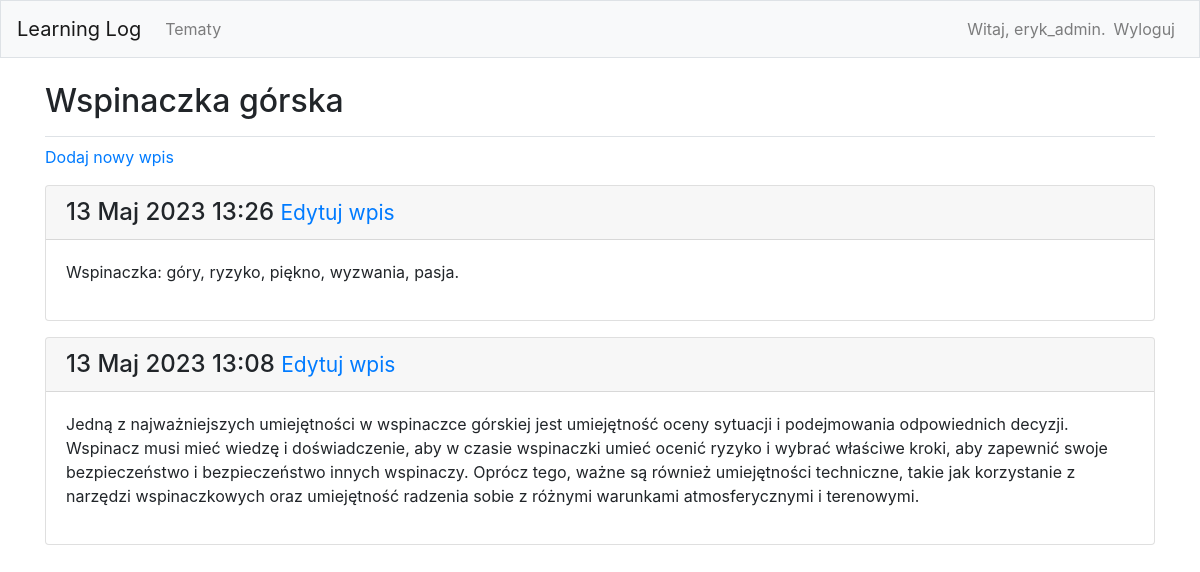
The page /topics/2/ (signed in) on the database its author committed.
### learning_logs/models.py (models this page shows, shortened)
class Topic(models.Model):
	text = models.CharField(max_length=200)
	date_added = models.DateTimeField(auto_now_add=True)
	owner = models.ForeignKey(User, on_delete=models.CASCADE)
	def __str__(self):
		return self.text

class Entry(models.Model):
	topic = models.ForeignKey(Topic, on_delete=models.CASCADE)
	text = models.TextField()
	date_added = models.DateTimeField(auto_now_add=True)
	class Meta:
		verbose_name_plural = 'entries'

### learning_logs/views.py (the view)
# urls.py: path('topics/<int:topic_id>/', views.topic, name='topic'),
@login_required
def topic(request, topic_id):
    topic = Topic.objects.get(id=topic_id)
    check_topic_owner(request, topic)
    entries = topic.entry_set.order_by('-date_added')
    context = {'topic': topic, 'entries': entries}
    return render(request, 'learning_logs/topic.html', context)

### learning_logs/views.py (called while the page is built)
def check_topic_owner(request, topic):
    if topic.owner != request.user:
        raise Http404

### learning_logs/templates/learning_logs/topic.html (shortened to what this page needs)
{% extends 'learning_logs/base.html' %}
{% block page_header %}
  <h2>{{ topic }}</h2>
{% endblock page_header %}
{% block content %}
<p>
  <a href="{% url 'learning_logs:new_entry' topic_id=topic.id %}">Dodaj nowy wpis</a>
</p>
{% for entry in entries %}
  <div class="card mb-3">
    <h4 class="card-header">
      {{ entry.date_added|date:'d M Y H:i' }}
        <small><a href="{% url 'learning_logs:edit_entry' entry.id %}">Edytuj
        wpis</a></small>
    </h4>
    <div class="card-body">
      {{ entry.text|linebreaks }}
    </div>
  </div>
{% empty %}
  <li>Nie ma jeszcze żadnego wpisu.</li>
{% endfor %}
{% endblock content %}

### learning_logs/templates/learning_logs/base.html (shortened to what this page needs)
{% load bootstrap4 %}
<!doctype html>
<html lang="pl">
  <head>
    {% bootstrap_css %}
  </head>
  <body>
    <nav class="navbar navbar-expand-md navbar-light bg-light mb-4 border">
      <a class="navbar-brand" href="{% url 'learning_logs:index' %}">
          Learning Log</a>
    <div class="collapse navbar-collapse" id="navbarCollapse">
      <ul class="navbar-nav mr-auto">
        <li class="nav-item">
          <a class="nav-link" href="{% url 'learning_logs:topics'%}">
            Tematy</a></li>
      </ul>
      <ul class="navbar-nav ml-auto">
        {% if user.is_authenticated %}
          <li class="nav-item">
            <span class="navbar-text">Witaj, {{ user.username }}.</span>
          </li>
          <li class="nav-item">
            <a class="nav-link" href="{% url 'users:logout' %}">Wyloguj</a>
          </li>
        {% endif %}
      </ul>
    </div>
  </nav>
  <main role="main" class="container">
  <div class="pb-2 mb-2 border-bottom">
    {% block page_header %}{% endblock page_header %}
  </div>
  <div>
    {% block content %}{% endblock content %}
  </div>
  </main>
  </body>
</html>

### rows shown on the page
Topic: text "Wspinaczka górska"
Entry: date_added "13 Maj 2023 13:26", text "Wspinaczka: góry, ryzyko, piękno, wyzwania, pasja."
Entry: date_added "13 Maj 2023 13:08", text "Jedną z najważniejszych umiejętności w wspinaczce górskiej jest umiejętność oceny sytuacji i podejmowania odpowiednich decyzji. Wspinacz musi mieć wiedzę i doświadczenie, aby w czasie wspinaczki umieć ocenić ryzyko i wybrać właściwe kroki, aby zapewnić swoje bezpieczeństwo i bezpieczeństwo innych wspinaczy. Oprócz tego, ważne są również umiejętności techniczne, takie jak korzystanie z narzędzi wspinaczkowych oraz umiejętność radzenia sobie z różnymi warunkami atmosferycznymi i terenowymi."

### other values the page prints
{{ user.username }} "eryk_admin"
